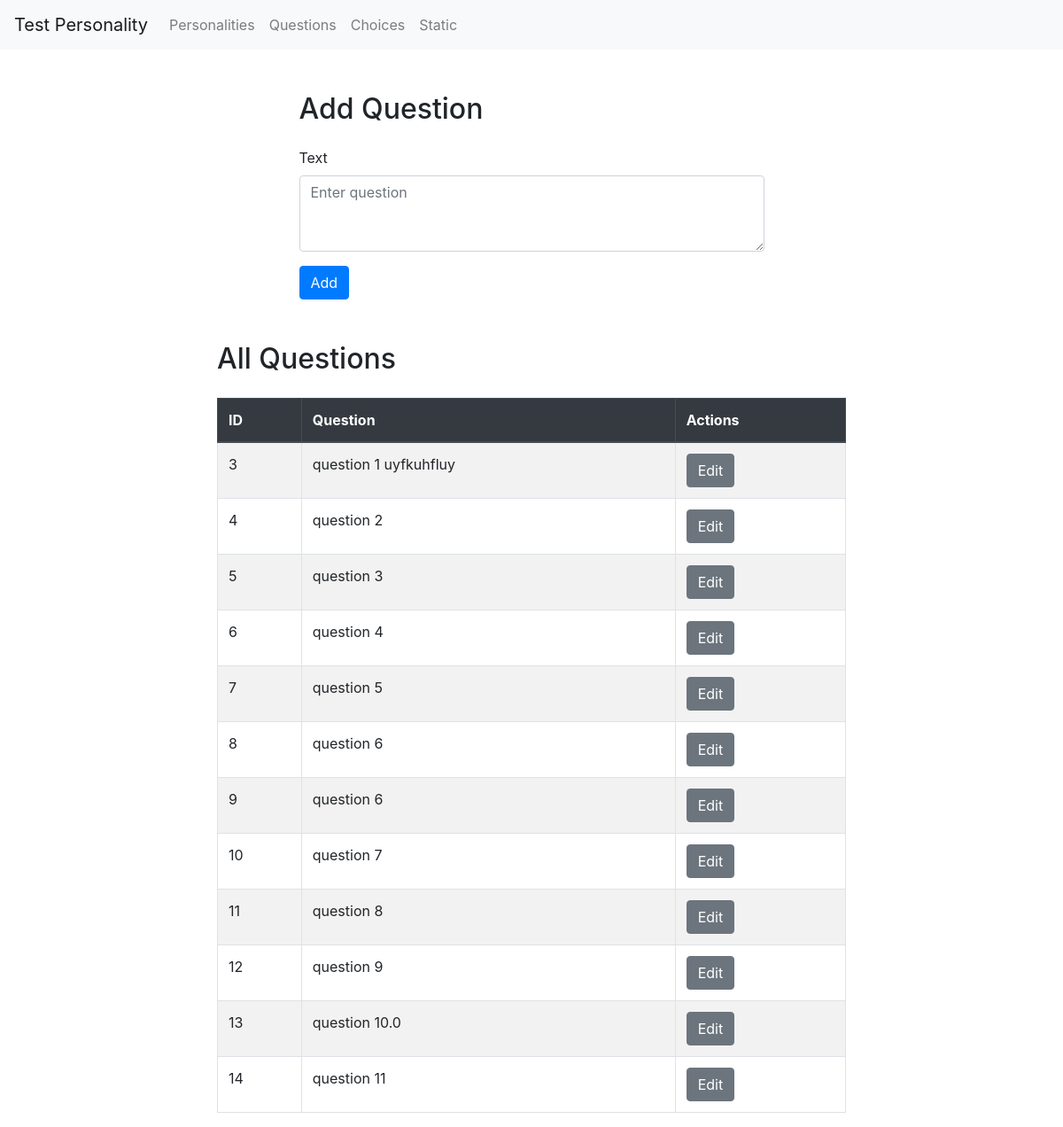
Page /ajouter_quest/ on the committed database.
### TestPersonality/models.py (models this page shows, shortened)
class Question(models.Model):
    text = models.TextField()

### TestPersonality/views.py (the view)
# urls.py: path('ajouter_quest/', ajouter_quest, name='ajouter_quest'),
def ajouter_quest(request, id=None):
    if id:
        question = get_object_or_404(Question, id=id)
        if request.method == 'POST':
            form = QuestionForm(request.POST, instance=question)
            if form.is_valid():
                form.save()
                return redirect('TestPersonality:ajouter_quest')
        else:
            form = QuestionForm(instance=question)
    else:
        if request.method == 'POST':
            form = QuestionForm(request.POST)
            if form.is_valid():
                form.save()
                return redirect('TestPersonality:ajouter_quest')
        else:
            form = QuestionForm()
    questiones = Question.objects.all()
    return render(request, 'ajouterqest.html', {'form': form, 'questiones': questiones, 'edit_id': id})

### TestPersonality/forms.py
class QuestionForm(forms.ModelForm):
    class Meta:
        model = Question
        fields = ['text']
        widgets = {
            'text': forms.Textarea(attrs={
                'class': 'form-control',
                'id': 'exampleFormControlTextarea1',
                'rows': 3,
                'placeholder': 'Enter question'
            }),
        }

### TestPersonality/templates/ajouterqest.html (shortened to what this page needs)
{% extends 'base2.html' %}
{% block content %}
    <div class="container mt-5">
        <div class="row">
            <div class="col-md-6 offset-md-3">
                <h2 class="mb-4">{% if edit_id %}Update{% else %}Add{% endif %} Question</h2>
                <form method="post" novalidate>
                    <div class="mb-3">
                        <label for="{{ form.text.id_for_label }}" class="form-label">{{ form.text.label }}</label>
                        {{ form.text }}
                    </div>
                    <button type="submit" class="btn btn-primary">{% if edit_id %}Update{% else %}Add{% endif %}</button>
                </form>
            </div>
        </div>
        <div class="row mt-5">
            <div class="col-md-8 offset-md-2">
                <h2 class="mb-4">All Questions</h2>
                <table class="table table-bordered table-striped">
                    <thead class="thead-dark">
                        <tr>
                            <th>ID</th>
                            <th>Question</th>
                            <th>Actions</th>
                        </tr>
                    </thead>
                    <tbody>
                        {% for question in questiones %}
                            <tr>
                                <td>{{ question.id }}</td>
                                <td>{{ question.text }}</td>
                                <td>
                                    <a href="{% url 'TestPersonality:edit_question' question.id %}" class="btn btn-secondary">Edit</a>
                                </td>
                            </tr>
                        {% endfor %}
                    </tbody>
                </table>
            </div>
        </div>
    </div>
    {% endblock %}

### rows in the picture
Question: id "3", text "question 1 uyfkuhfluy"
Question: id "4", text "question 2"
Question: id "5", text "question 3"
Question: id "6", text "question 4"
Question: id "7", text "question 5"
Question: id "8", text "question 6"
Question: id "9", text "question 6"
Question: id "10", text "question 7"
Question: id "11", text "question 8"
Question: id "12", text "question 9"
Question: id "13", text "question 10.0"
Question: id "14", text "question 11"
